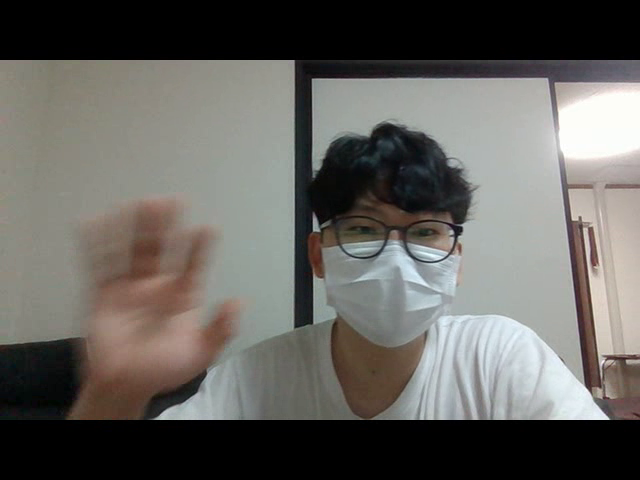
#> input picture frame 47 of python_opencv1/output.avi, 640 x 480 px
$ python 4_video_play.py
#> lines starting #> are read from the running program, lines starting #| are printed output that depends on the picture
import cv2

cap = cv2.VideoCapture('output.avi')
fourcc = cv2.VideoWriter_fourcc(*'XVID')

while(True):
    ret, img_color = cap.read()
#> img_color is the input picture: shape (480, 640, 3); mean B, G, R 94.8, 98.9, 100.7

    if ret == False:
        break

    img_gray = cv2.cvtColor(img_color, cv2.COLOR_BGR2GRAY)
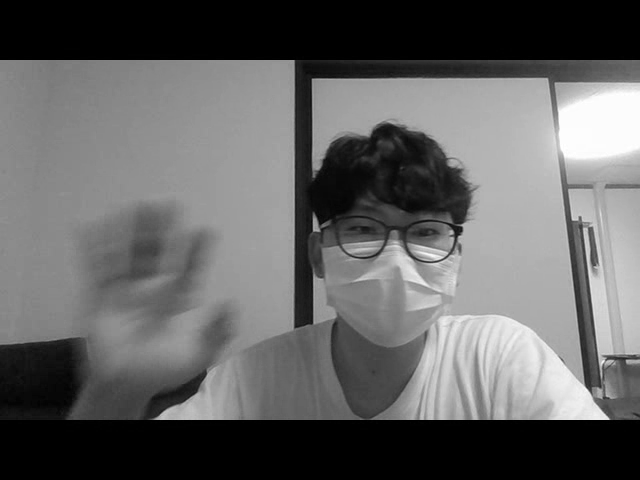
#> img_gray: shape (480, 640); min 0, max 255, mean 98.9

    cv2.imshow("Color", img_color)
    cv2.imshow("Gray", img_gray)

    if cv2.waitKey(1)&0xFF == 27:
#> (key Esc is pressed here)
        break

cap.release()
cv2.destroyAllWindows()

$ run again, starting later in the video
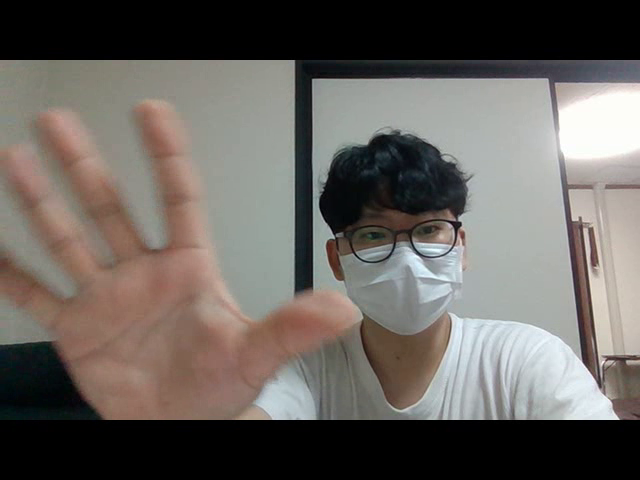
#> input picture frame 212 of python_opencv1/output.avi, 640 x 480 px
#> img_color is the input picture: shape (480, 640, 3); mean B, G, R 94.8, 99.4, 104.6
#> `img_gray = cv2.cvtColor(img_color, cv2.COLOR_BGR2GRAY)`:
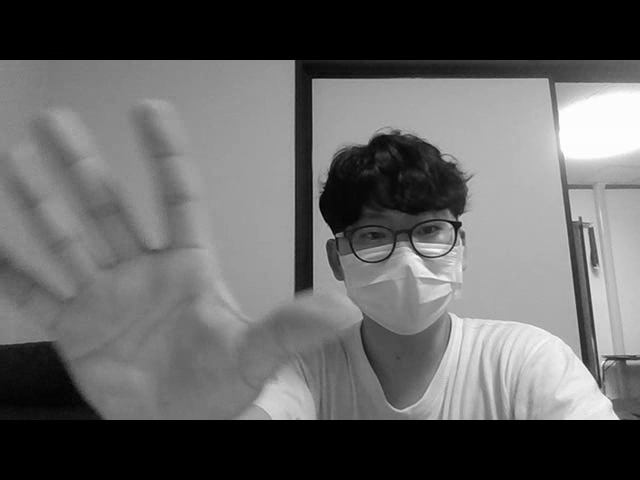
#> img_gray: shape (480, 640); min 0, max 255, mean 100.4

$ run again, starting later in the video
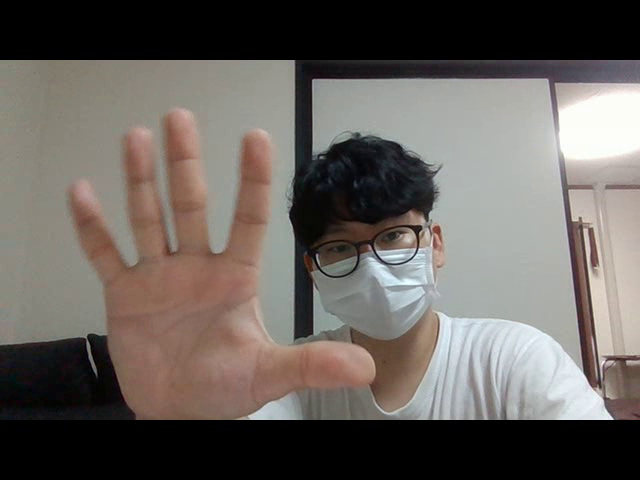
#> input picture frame 378 of python_opencv1/output.avi, 640 x 480 px
#> img_color is the input picture: shape (480, 640, 3); mean B, G, R 93.6, 98.1, 104.1
#> `img_gray = cv2.cvtColor(img_color, cv2.COLOR_BGR2GRAY)`:
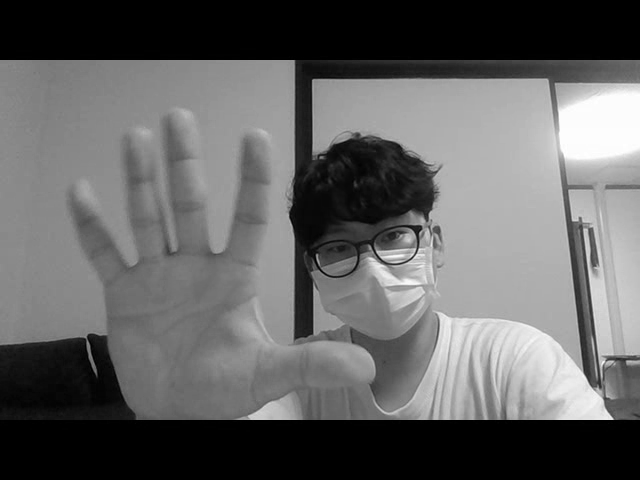
#> img_gray: shape (480, 640); min 0, max 255, mean 99.4
